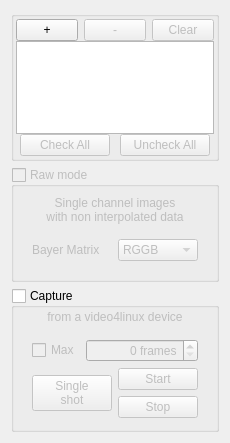
      <widget class="QWidget" name="page_main">
       <property name="geometry">
        <rect>
         <x>0</x>
         <y>0</y>
         <width>198</width>
         <height>405</height>
        </rect>
       </property>
       <attribute name="label">
        <string>Frames list</string>
       </attribute>
       <layout class="QVBoxLayout" name="verticalLayout_2">
        <item>
         <widget class="QGroupBox" name="framesGroupBox">
          <property name="sizePolicy">
           <sizepolicy hsizetype="Preferred" vsizetype="MinimumExpanding">
            <horstretch>0</horstretch>
            <verstretch>0</verstretch>
           </sizepolicy>
          </property>
          <property name="minimumSize">
           <size>
            <width>0</width>
            <height>150</height>
           </size>
          </property>
          <property name="title">
           <string/>
          </property>
          <layout class="QVBoxLayout" name="verticalLayout_20">
           <property name="spacing">
            <number>0</number>
           </property>
           <property name="margin">
            <number>2</number>
           </property>
           <item>
            <layout class="QHBoxLayout" name="horizontalLayout_3">
             <property name="spacing">
              <number>6</number>
             </property>
             <property name="sizeConstraint">
              <enum>QLayout::SetMinimumSize</enum>
             </property>
             <item>
              <widget class="QPushButton" name="addPushButton">
               <property name="sizePolicy">
                <sizepolicy hsizetype="MinimumExpanding" vsizetype="Fixed">
                 <horstretch>0</horstretch>
                 <verstretch>0</verstretch>
                </sizepolicy>
               </property>
               <property name="minimumSize">
                <size>
                 <width>20</width>
                 <height>0</height>
                </size>
               </property>
               <property name="maximumSize">
                <size>
                 <width>300</width>
                 <height>16777215</height>
                </size>
               </property>
               <property name="toolTip">
                <string>Add images to list</string>
               </property>
               <property name="text">
                <string>+</string>
               </property>
              </widget>
             </item>
             <item>
              <widget class="QPushButton" name="remPushButton">
               <property name="enabled">
                <bool>false</bool>
               </property>
               <property name="sizePolicy">
                <sizepolicy hsizetype="MinimumExpanding" vsizetype="Fixed">
                 <horstretch>0</horstretch>
                 <verstretch>0</verstretch>
                </sizepolicy>
               </property>
               <property name="minimumSize">
                <size>
                 <width>20</width>
                 <height>20</height>
                </size>
               </property>
               <property name="maximumSize">
                <size>
                 <width>300</width>
                 <height>16777215</height>
                </size>
               </property>
               <property name="toolTip">
                <string>Remove current item from list</string>
               </property>
               <property name="text">
                <string>-</string>
               </property>
              </widget>
             </item>
             <item>
              <widget class="QPushButton" name="clrPushButton">
               <property name="enabled">
                <bool>false</bool>
               </property>
               <property name="minimumSize">
                <size>
                 <width>20</width>
                 <height>0</height>
                </size>
               </property>
               <property name="maximumSize">
                <size>
                 <width>200</width>
                 <height>16777215</height>
                </size>
               </property>
               <property name="toolTip">
                <string>Clear the entire list</string>
               </property>
               <property name="text">
                <string>Clear</string>
               </property>
              </widget>
             </item>
            </layout>
           </item>
           <item>
            <widget class="QListWidget" name="listWidget">
             <property name="sizePolicy">
              <sizepolicy hsizetype="Minimum" vsizetype="MinimumExpanding">
               <horstretch>0</horstretch>
               <verstretch>0</verstretch>
              </sizepolicy>
             </property>
             <property name="minimumSize">
              <size>
               <width>20</width>
               <height>30</height>
              </size>
             </property>
             <property name="maximumSize">
              <size>
               <width>16777215</width>
               <height>16777215</height>
              </size>
             </property>
            </widget>
           </item>
           <item>
            <layout class="QHBoxLayout" name="horizontalLayout_4">
             <property name="spacing">
              <number>6</number>
             </property>
             <property name="sizeConstraint">
              <enum>QLayout::SetMinimumSize</enum>
             </property>
             <item>
              <widget class="QPushButton" name="listCheckAllBtn">
               <property name="enabled">
                <bool>false</bool>
               </property>
               <property name="sizePolicy">
                <sizepolicy hsizetype="MinimumExpanding" vsizetype="Fixed">
                 <horstretch>0</horstretch>
                 <verstretch>0</verstretch>
                </sizepolicy>
               </property>
               <property name="maximumSize">
                <size>
                 <width>90</width>
                 <height>16777215</height>
                </size>
               </property>
               <property name="toolTip">
                <string>Use all images</string>
               </property>
               <property name="text">
                <string>Check All</string>
               </property>
              </widget>
             </item>
             <item>
              <widget class="QPushButton" name="listUncheckAllBtn">
               <property name="enabled">
                <bool>false</bool>
               </property>
               <property name="sizePolicy">
                <sizepolicy hsizetype="MinimumExpanding" vsizetype="Minimum">
                 <horstretch>0</horstretch>
                 <verstretch>0</verstretch>
                </sizepolicy>
               </property>
               <property name="maximumSize">
                <size>
                 <width>90</width>
                 <height>16777215</height>
                </size>
               </property>
               <property name="toolTip">
                <string>Use no images</string>
               </property>
               <property name="text">
                <string>Uncheck All</string>
               </property>
              </widget>
             </item>
            </layout>
           </item>
          </layout>
         </widget>
        </item>
        <item>
         <widget class="QGroupBox" name="rawGroupBox">
          <property name="enabled">
           <bool>false</bool>
          </property>
          <property name="toolTip">
           <string>Check if you are using single channel 
images (gray scale) containing non 
interpolated data from a RGB CCD/CMOS
with Bayer matrix.

NOTE: if you check this control, all images 
          (including dark and flat frames) 
          must be RAW-grayscale!</string>
          </property>
          <property name="whatsThis">
           <string>This control allows you to use single 
channel images (grayscale) containing 
non interpolated (RAW) data from a RGB
CCD/CMOS with Bayer matrix.

NOTE: if you check this control, all images 
          (including dark and flat frames) 
          must be RAW-grayscale!
</string>
          </property>
          <property name="title">
           <string>Raw mode</string>
          </property>
          <property name="checkable">
           <bool>true</bool>
          </property>
          <property name="checked">
           <bool>false</bool>
          </property>
          <layout class="QVBoxLayout" name="verticalLayout_24">
           <item>
            <widget class="QLabel" name="label_11">
             <property name="sizePolicy">
              <sizepolicy hsizetype="Preferred" vsizetype="Minimum">
               <horstretch>0</horstretch>
               <verstretch>0</verstretch>
              </sizepolicy>
             </property>
             <property name="maximumSize">
              <size>
               <width>16777215</width>
               <height>16777215</height>
              </size>
             </property>
             <property name="text">
              <string>Single channel images
with non interpolated data</string>
             </property>
             <property name="textFormat">
              <enum>Qt::PlainText</enum>
             </property>
             <property name="alignment">
              <set>Qt::AlignCenter</set>
             </property>
             <property name="wordWrap">
              <bool>false</bool>
             </property>
             <property name="textInteractionFlags">
              <set>Qt::NoTextInteraction</set>
             </property>
            </widget>
           </item>
           <item>
            <widget class="QWidget" name="rawModeWidget" native="true">
             <layout class="QGridLayout" name="gridLayout_2">
              <item row="1" column="2">
               <widget class="QComboBox" name="bayerComboBox">
                <item>
                 <property name="text">
                  <string>RGGB</string>
                 </property>
                </item>
                <item>
                 <property name="text">
                  <string>GRBG</string>
                 </property>
                </item>
                <item>
                 <property name="text">
                  <string>GBRG</string>
                 </property>
                </item>
                <item>
                 <property name="text">
                  <string>BGGR</string>
                 </property>
                </item>
               </widget>
              </item>
              <item row="1" column="1">
               <widget class="QLabel" name="label_9">
                <property name="sizePolicy">
                 <sizepolicy hsizetype="Minimum" vsizetype="Preferred">
                  <horstretch>0</horstretch>
                  <verstretch>0</verstretch>
                 </sizepolicy>
                </property>
                <property name="text">
                 <string>Bayer Matrix</string>
                </property>
               </widget>
              </item>
             </layout>
            </widget>
           </item>
          </layout>
         </widget>
        </item>
        <item>
         <widget class="QGroupBox" name="captureGroupBox">
          <property name="toolTip">
           <string>Capture from a video4linux
compatible device.</string>
          </property>
          <property name="whatsThis">
           <string>This control allows you to capture
images from any compatible
video4linux device (like webcams).

Use 'Single shot' button to acquire a
 single frame.

Use 'Start' and 'Stop' buttons to start
 and stop acquiring a sequence of frames

Check 'Max' checbox to set the maximum
 number of frames to acquire</string>
          </property>
          <property name="title">
           <string>Capture</string>
          </property>
          <property name="flat">
           <bool>false</bool>
          </property>
          <property name="checkable">
           <bool>true</bool>
          </property>
          <property name="checked">
           <bool>false</bool>
          </property>
          <layout class="QVBoxLayout" name="verticalLayout_16">
           <property name="topMargin">
            <number>2</number>
           </property>
           <property name="bottomMargin">
            <number>2</number>
           </property>
           <item>
            <widget class="QLabel" name="label_8">
             <property name="sizePolicy">
              <sizepolicy hsizetype="Preferred" vsizetype="Minimum">
               <horstretch>0</horstretch>
               <verstretch>0</verstretch>
              </sizepolicy>
             </property>
             <property name="text">
              <string>from a video4linux device</string>
             </property>
             <property name="alignment">
              <set>Qt::AlignCenter</set>
             </property>
             <property name="wordWrap">
              <bool>false</bool>
             </property>
             <property name="textInteractionFlags">
              <set>Qt::NoTextInteraction</set>
             </property>
            </widget>
           </item>
           <item>
            <widget class="QWidget" name="captureWidget" native="true">
             <layout class="QVBoxLayout" name="verticalLayout_23">
              <item>
               <layout class="QHBoxLayout" name="horizontalLayout_16">
                <item>
                 <widget class="QCheckBox" name="maxCapturedCheckBox">
                  <property name="minimumSize">
                   <size>
                    <width>20</width>
                    <height>0</height>
                   </size>
                  </property>
                  <property name="text">
                   <string>Max</string>
                  </property>
                 </widget>
                </item>
                <item>
                 <widget class="QSpinBox" name="frameCountSpinBox">
                  <property name="enabled">
                   <bool>false</bool>
                  </property>
                  <property name="sizePolicy">
                   <sizepolicy hsizetype="MinimumExpanding" vsizetype="Fixed">
                    <horstretch>0</horstretch>
                    <verstretch>0</verstretch>
                   </sizepolicy>
                  </property>
                  <property name="frame">
                   <bool>true</bool>
                  </property>
                  <property name="alignment">
                   <set>Qt::AlignRight|Qt::AlignTrailing|Qt::AlignVCenter</set>
                  </property>
                  <property name="suffix">
                   <string> frames</string>
                  </property>
                  <property name="maximum">
                   <number>9999</number>
                  </property>
                 </widget>
                </item>
               </layout>
              </item>
              <item>
               <layout class="QHBoxLayout" name="horizontalLayout_15">
                <item>
                 <widget class="QPushButton" name="singleShotPushButton">
                  <property name="text">
                   <string>Single
shot</string>
                  </property>
                 </widget>
                </item>
                <item>
                 <layout class="QVBoxLayout" name="verticalLayout_17">
                  <item>
                   <widget class="QPushButton" name="capturePushButton">
                    <property name="text">
                     <string>Start</string>
                    </property>
                   </widget>
                  </item>
                  <item>
                   <widget class="QPushButton" name="stopCapturePushButton">
                    <property name="text">
                     <string>Stop</string>
                    </property>
                   </widget>
                  </item>
                 </layout>
                </item>
               </layout>
              </item>
             </layout>
            </widget>
           </item>
          </layout>
         </widget>
        </item>
       </layout>
      </widget>
